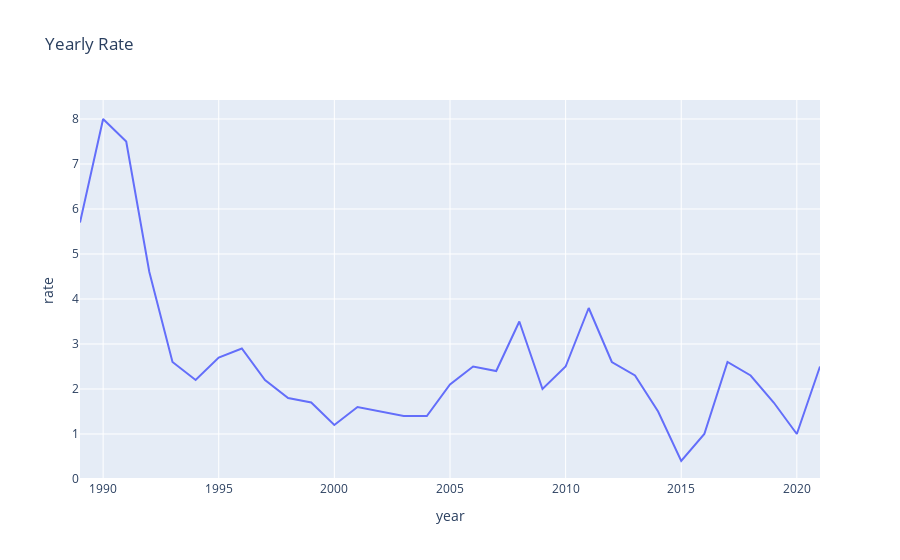

Notebook source saved alongside this figure:
### Code cell
figure = px.line(annual_inflation_rate_yearly, 'year', 'rate',
                    title = "Yearly Rate")
figure.show()

### Figure 1 — Plotly figure (JSON) as saved in the notebook; plotly's stock layout.template omitted (floating-point values rounded to 4 significant figures)
{"data": [{"hovertemplate": "year=%{x}<br>rate=%{y}<extra></extra>", "legendgroup": "", "line": {"color": "#636efa", "dash": "solid"}, "marker": {"symbol": "circle"}, "mode": "lines", "name": "", "orientation": "v", "showlegend": false, "type": "scatter", "x": ["1989-01-01T00:00:00", "1990-01-01T00:00:00", "1991-01-01T00:00:00", "1992-01-01T00:00:00", "1993-01-01T00:00:00", "1994-01-01T00:00:00", "1995-01-01T00:00:00", "1996-01-01T00:00:00", "1997-01-01T00:00:00", "1998-01-01T00:00:00", "1999-01-01T00:00:00", "2000-01-01T00:00:00", "2001-01-01T00:00:00", "2002-01-01T00:00:00", "2003-01-01T00:00:00", "2004-01-01T00:00:00", "2005-01-01T00:00:00", "2006-01-01T00:00:00", "2007-01-01T00:00:00", "2008-01-01T00:00:00", "2009-01-01T00:00:00", "2010-01-01T00:00:00", "2011-01-01T00:00:00", "2012-01-01T00:00:00", "2013-01-01T00:00:00", "2014-01-01T00:00:00", "2015-01-01T00:00:00", "2016-01-01T00:00:00", "2017-01-01T00:00:00", "2018-01-01T00:00:00", "2019-01-01T00:00:00", "2020-01-01T00:00:00", "2021-01-01T00:00:00"], "xaxis": "x", "y": [5.7, 8, 7.5, 4.6, 2.6, 2.2, 2.7, 2.9, 2.2, 1.8, 1.7, 1.2, 1.6, 1.5, 1.4, 1.4, 2.1, 2.5, 2.4, 3.5, 2, 2.5, 3.8, 2.6, 2.3, 1.5, 0.4, 1, 2.6, 2.3, 1.7, 1, 2.5], "yaxis": "y"}], "layout": {"legend": {"tracegroupgap": 0}, "title": {"text": "Yearly Rate"}, "xaxis": {"anchor": "y", "domain": [0, 1], "title": {"text": "year"}}, "yaxis": {"anchor": "x", "domain": [0, 1], "title": {"text": "rate"}}}}
